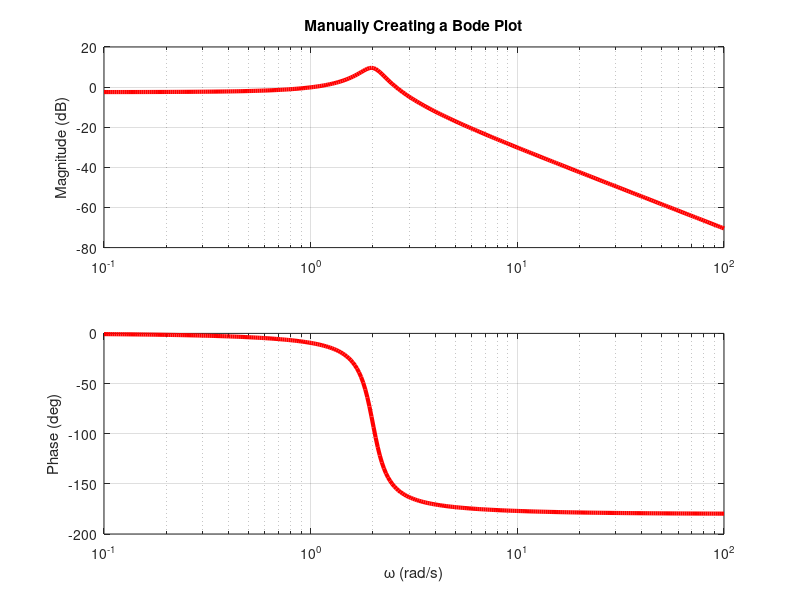
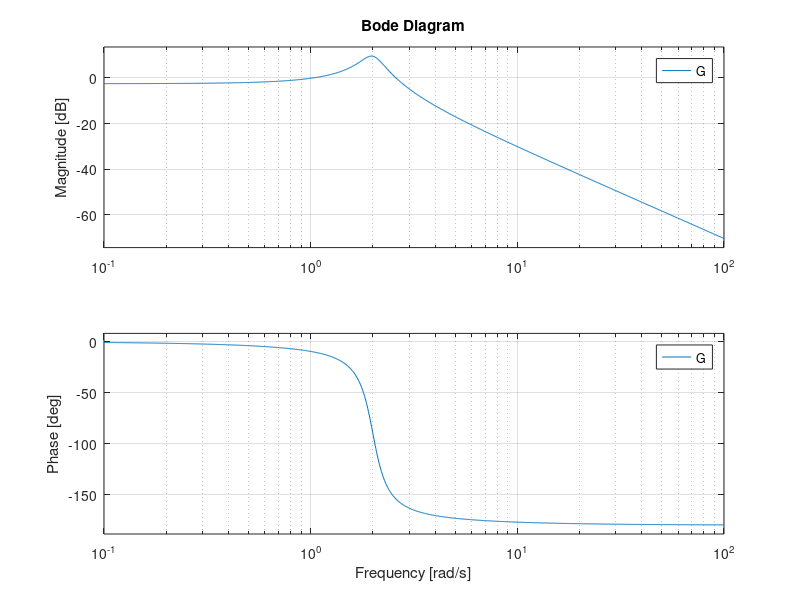

Write MATLAB code to recreate these figures, in order. (Note: this script raises an error after producing the figures.)
%Christopher Lum
%lum@uw.edu
%
%Illustrate Bode plots in Matlab

%Version History
%12/03/13: Created
%11/18/14: Updated
%04/21/19: Updated
%01/04/24: Showing how to use bodeplot

clear
clc
close all

%% Manually create a bode plot

%Step 1: Generate list of desired frequencies
w = logspace(-1,2,300);

%Step 2: Compute amplification and phase shift at each frequency
alpha = (12-3*w.^2)./(16-(31/4)*w.^2+w.^4);
beta = ((-3/2)*w)./(16-(31/4)*w.^2+w.^4);

%Step 3: Convert amplification to dB
magGjw = (alpha.^2 + beta.^2).^(1/2);
magGjw_dB = 20*log10(magGjw);

angleGjw = atan2(beta,alpha);
angleGjw_deg = rad2deg(angleGjw);

%Step 4: Plot on a log10 x-axis
figure
subplot(2,1,1)
semilogx(w,magGjw_dB,'r-','LineWidth',3)
grid on
ylabel('Magnitude (dB)')
title('Manually Creating a Bode Plot')

subplot(2,1,2)
semilogx(w,angleGjw_deg,'r-','LineWidth',3)
grid on
ylabel('Phase (deg)')
xlabel('\omega (rad/s)')

%% Use Matlab's 'bode' 
%define constants
m = 1/3;
c = 1/6;
k = 4/3;

%obtain the transfer function representation of the system
% num = [1/m];
% den = [1 c/m k/m];

num = [3];
den = [1 1/2 4];
G = tf(num,den);

%Obtain the bode plot of this system
figure
bode(G)
grid on

%Use 'bodeplot' for additional options
plotoptions = bodeoptions;  
plotoptions.PhaseUnits = 'rad';
plotoptions.Grid = 'on';

figure
bodeplot(G,plotoptions,'--')
grid on